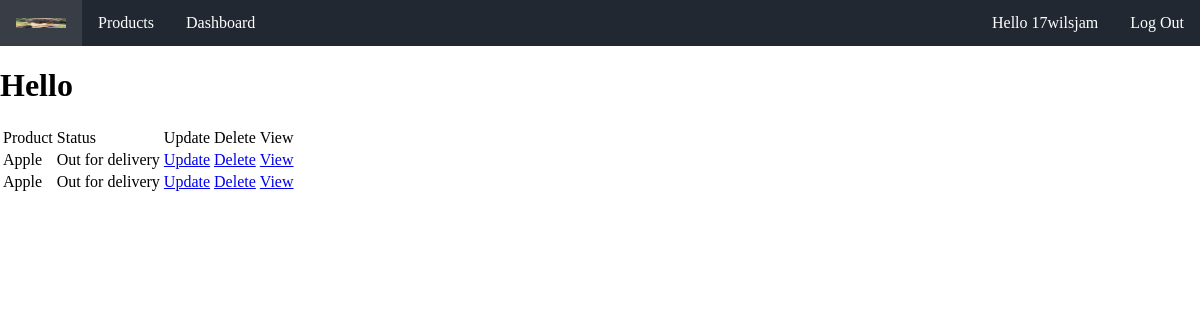
Screenshot of /account/2 (signed in) with the database file from the repository.
### dashboard/models.py (models this page shows, shortened)
class Order(models.Model):
    STATUS = (
        ('Pending', 'Pending'),
        ('Out for delivery', 'Out for delivery'),
        ('Delivered', 'Delivered'),
    )
    customer = models.ForeignKey(Customer, null=True, on_delete=models.SET_NULL)
    product = models.ForeignKey(Product, null=True, on_delete=models.SET_NULL)
    status = models.CharField(max_length=200, null=True, choices=STATUS)

class Product(models.Model):
    name = models.CharField(null=True, max_length=200)
    price = models.FloatField(null=True)
    description = models.CharField(null=True, max_length=200)
    img = models.ImageField(upload_to="product-img", null=True)
    tag = models.ManyToManyField(Tag,null=True)

### accounts/views.py (the view)
# urls.py: path('<int:id>', views.account, name="account")
def account(request, id):
    if request.user.id == id:
        user = request.user
        customer = Customer.objects.get(user=user)
        orders = Order.objects.all()
        orders = orders.filter(customer=customer)
        context = {"orders" : orders}
        return render(request, "account.html", context)
    else:
        return render(request, "404.html")

### accounts/templates/account.html (shortened to what this page needs)
{% extends 'base.html' %}
{% load static %}
{% block style %}
<link rel="stylesheet" href="{% static '/css/account.css' %}">
{% endblock %}
{% block content %}
<h1>Hello</h1>
<table class="order-table">
  <tr>
    <td>Product</td>
    <td>Status</td>
    <td>Update</td>
    <td>Delete</td>
    <td>View</td>
  </tr>
  {% for i in orders %}
  <tr class="table-info">
    <td>{{i.product.name}}</td>
    <td>{{i.status}}</td>
    <td><a href="#">Update</a></td>
    <td><a href="#">Delete</a></td>
    <td><a href="#">View</a></td>
  </tr>
  {% endfor %}
</table>
{% endblock %}

### accounts/templates/navbar.html (shortened to what this page needs)
{% load static %}
<div class="top-navbar">
  <ul>
    <li class="first-item">
      <a href="{% url 'home' %}"><img class="logo" src="{% static '/images/logo.jpg' %}" alt=""></a>
    </li>
    <li>
      <a href="{% url 'products' %}">Products</a>
    </li>
    <li>
      <a href="{% url 'dashboard' %}">Dashboard</a>
    </li>
    {% if user.is_authenticated %}
    <li class="logout">
      <a href="{% url 'logout' %}">Log Out</a>
    </li>
    <li class="user-account">
      <a href="{% url 'account/{{user.id}}' %}">Hello {{user.username}}</a>
    </li>
    {% else %}
    <li class="login">
      <a href="{% url 'login' %}">Log In</a>
    </li>
    {% endif %}
  </ul>
</div>

### accounts/templates/navbar.html (style rules this page uses)
.logo { height: 10px; width: 50px; }
body { margin: 0; }
ul { list-style-type: none; margin: 0; padding: 0; overflow: hidden; background-color: #222831; }
li { float: left; }
li a { display: block; color: white; text-align: center; padding: 14px 16px; text-decoration: none; }
.logout { float: right; }
.user-account { float: right; }

### rows the page displays
Order: product.name "Apple", status "Out for delivery"
Order: product.name "Apple", status "Out for delivery"

### other values shown
{{ user.username }} "17wilsjam"
